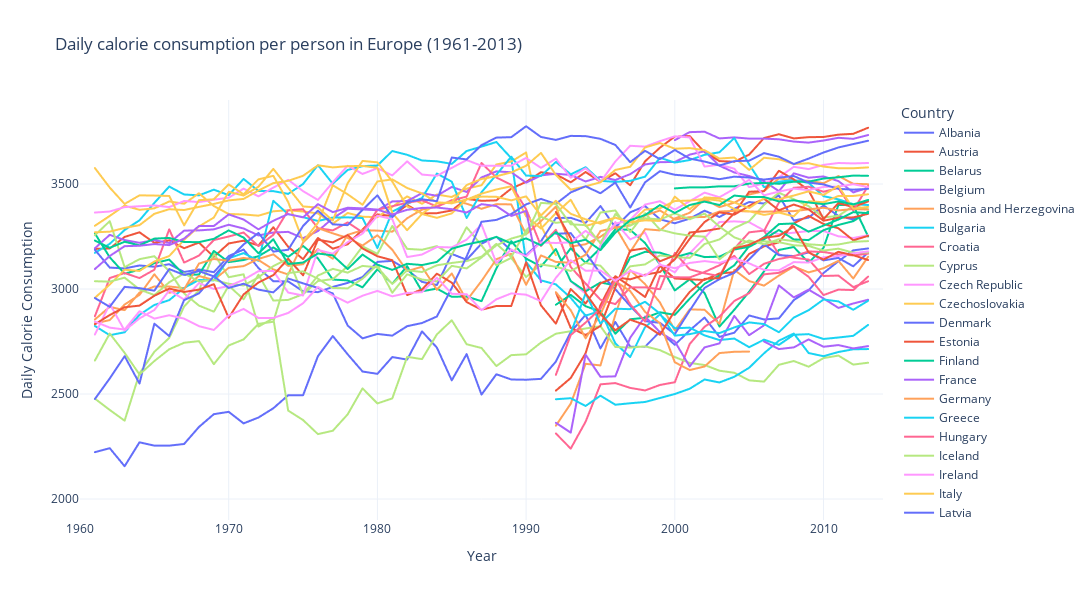

Notebook code for this chart:
### Code cell
calory_consumption_europe = data.query('continent == "Europe"')

fig = px.line(calory_consumption_europe, 
              x="year", 
              y="total", 
              color="country",
              title="Daily calorie consumption per person in Europe (1961-2013)",
              labels={
                  "country": "Country", 
                  "total": "Daily Calorie Consumption", 
                  "year": "Year"
              },
              height=600,
              width=1200,
              template="plotly_white",
             )

fig.update_xaxes(range=[1960, 2014])
fig.update_yaxes(range=[1900, 3900])

fig.show()

### Figure 1 — Plotly figure (JSON) as saved in the notebook; plotly's stock layout.template omitted (floating-point values rounded to 4 significant figures)
{"data": [{"hovertemplate": "Country=Albania<br>Year=%{x}<br>Daily Calorie Consumption=%{y}<extra></extra>", "legendgroup": "Albania", "line": {"color": "#636efa", "dash": "solid"}, "marker": {"symbol": "circle"}, "mode": "lines", "name": "Albania", "showlegend": true, "type": "scattergl", "x": [1961, 1962, 1963, 1964, 1965, 1966, 1967, 1968, 1969, 1970, 1971, 1972, 1973, 1974, 1975, 1976, 1977, 1978, 1979, 1980, 1981, 1982, 1983, 1984, 1985, 1986, 1987, 1988, 1989, 1990, 1991, 1992, 1993, 1994, 1995, 1996, 1997, 1998, 1999, 2000, 2001, 2002, 2003, 2004, 2005, 2006, 2007, 2008, 2009, 2010, 2011, 2012, 2013], "xaxis": "x", "y": [2223, 2242, 2156, 2270, 2254, 2254, 2262, 2343, 2404, 2415, 2360, 2388, 2432, 2494, 2494, 2680, 2776, 2689, 2607, 2596, 2676, 2664, 2798, 2721, 2565, 2690, 2497, 2594, 2569, 2568, 2572, 2654, 2795, 2877, 2717, 2843, 2725, 2725, 2797, 2734, 2803, 2864, 2772, 2792, 2874, 2855, 2860, 2947, 2993, 3076, 3132, 3184, 3193], "yaxis": "y"}, {"hovertemplate": "Country=Austria<br>Year=%{x}<br>Daily Calorie Consumption=%{y}<extra></extra>", "legendgroup": "Austria", "line": {"color": "#EF553B", "dash": "solid"}, "marker": {"symbol": "circle"}, "mode": "lines", "name": "Austria", "showlegend": true, "type": "scattergl", "x": [1961, 1962, 1963, 1964, 1965, 1966, 1967, 1968, 1969, 1970, 1971, 1972, 1973, 1974, 1975, 1976, 1977, 1978, 1979, 1980, 1981, 1982, 1983, 1984, 1985, 1986, 1987, 1988, 1989, 1990, 1991, 1992, 1993, 1994, 1995, 1996, 1997, 1998, 1999, 2000, 2001, 2002, 2003, 2004, 2005, 2006, 2007, 2008, 2009, 2010, 2011, 2012, 2013], "xaxis": "x", "y": [3191, 3193, 3248, 3270, 3220, 3232, 3194, 3221, 3153, 3217, 3230, 3207, 3294, 3201, 3142, 3243, 3192, 3213, 3283, 3355, 3348, 3400, 3360, 3361, 3374, 3429, 3420, 3422, 3478, 3510, 3556, 3546, 3508, 3557, 3510, 3551, 3494, 3608, 3673, 3726, 3728, 3652, 3609, 3606, 3640, 3719, 3737, 3717, 3723, 3724, 3735, 3739, 3768], "yaxis": "y"}, {"hovertemplate": "Country=Belarus<br>Year=%{x}<br>Daily Calorie Consumption=%{y}<extra></extra>", "legendgroup": "Belarus", "line": {"color": "#00cc96", "dash": "solid"}, "marker": {"symbol": "circle"}, "mode": "lines", "name": "Belarus", "showlegend": true, "type": "scattergl", "x": [1992, 1993, 1994, 1995, 1996, 1997, 1998, 1999, 2000, 2001, 2002, 2003, 2004, 2005, 2006, 2007, 2008, 2009, 2010, 2011, 2012, 2013], "xaxis": "x", "y": [3099, 3194, 3125, 3195, 3284, 3282, 3219, 3117, 2993, 3046, 2981, 2821, 2901, 2987, 3084, 3186, 3200, 3126, 3196, 3400, 3400, 3250], "yaxis": "y"}, {"hovertemplate": "Country=Belgium<br>Year=%{x}<br>Daily Calorie Consumption=%{y}<extra></extra>", "legendgroup": "Belgium", "line": {"color": "#ab63fa", "dash": "solid"}, "marker": {"symbol": "circle"}, "mode": "lines", "name": "Belgium", "showlegend": true, "type": "scattergl", "x": [2000, 2001, 2002, 2003, 2004, 2005, 2006, 2007, 2008, 2009, 2010, 2011, 2012, 2013], "xaxis": "x", "y": [3709, 3747, 3749, 3717, 3722, 3716, 3716, 3713, 3702, 3697, 3707, 3720, 3715, 3733], "yaxis": "y"}, {"hovertemplate": "Country=Bosnia and Herzegovina<br>Year=%{x}<br>Daily Calorie Consumption=%{y}<extra></extra>", "legendgroup": "Bosnia and Herzegovina", "line": {"color": "#FFA15A", "dash": "solid"}, "marker": {"symbol": "circle"}, "mode": "lines", "name": "Bosnia and Herzegovina", "showlegend": true, "type": "scattergl", "x": [1992, 1993, 1994, 1995, 1996, 1997, 1998, 1999, 2000, 2001, 2002, 2003, 2004, 2005, 2006, 2007, 2008, 2009, 2010, 2011, 2012, 2013], "xaxis": "x", "y": [2349, 2454, 2644, 2636, 2877, 3090, 3023, 2936, 2803, 2903, 2901, 2834, 3091, 3038, 3016, 3064, 3107, 3079, 3099, 3134, 3050, 3154], "yaxis": "y"}, {"hovertemplate": "Country=Bulgaria<br>Year=%{x}<br>Daily Calorie Consumption=%{y}<extra></extra>", "legendgroup": "Bulgaria", "line": {"color": "#19d3f3", "dash": "solid"}, "marker": {"symbol": "circle"}, "mode": "lines", "name": "Bulgaria", "showlegend": true, "type": "scattergl", "x": [1961, 1962, 1963, 1964, 1965, 1966, 1967, 1968, 1969, 1970, 1971, 1972, 1973, 1974, 1975, 1976, 1977, 1978, 1979, 1980, 1981, 1982, 1983, 1984, 1985, 1986, 1987, 1988, 1989, 1990, 1991, 1992, 1993, 1994, 1995, 1996, 1997, 1998, 1999, 2000, 2001, 2002, 2003, 2004, 2005, 2006, 2007, 2008, 2009, 2010, 2011, 2012, 2013], "xaxis": "x", "y": [3172, 3215, 3281, 3327, 3410, 3488, 3450, 3446, 3473, 3447, 3524, 3467, 3466, 3453, 3500, 3590, 3501, 3567, 3585, 3588, 3657, 3639, 3612, 3608, 3596, 3657, 3678, 3700, 3623, 3129, 3041, 3022, 2958, 2873, 2896, 2741, 2676, 2818, 2879, 2813, 2816, 2779, 2757, 2764, 2723, 2759, 2734, 2782, 2785, 2762, 2769, 2777, 2829], "yaxis": "y"}, {"hovertemplate": "Country=Croatia<br>Year=%{x}<br>Daily Calorie Consumption=%{y}<extra></extra>", "legendgroup": "Croatia", "line": {"color": "#FF6692", "dash": "solid"}, "marker": {"symbol": "circle"}, "mode": "lines", "name": "Croatia", "showlegend": true, "type": "scattergl", "x": [1992, 1993, 1994, 1995, 1996, 1997, 1998, 1999, 2000, 2001, 2002, 2003, 2004, 2005, 2006, 2007, 2008, 2009, 2010, 2011, 2012, 2013], "xaxis": "x", "y": [2312, 2240, 2368, 2546, 2552, 2529, 2517, 2543, 2556, 2738, 2820, 2868, 2943, 2980, 3070, 3077, 3109, 3058, 2971, 2997, 2995, 3059], "yaxis": "y"}, {"hovertemplate": "Country=Cyprus<br>Year=%{x}<br>Daily Calorie Consumption=%{y}<extra></extra>", "legendgroup": "Cyprus", "line": {"color": "#B6E880", "dash": "solid"}, "marker": {"symbol": "circle"}, "mode": "lines", "name": "Cyprus", "showlegend": true, "type": "scattergl", "x": [1961, 1962, 1963, 1964, 1965, 1966, 1967, 1968, 1969, 1970, 1971, 1972, 1973, 1974, 1975, 1976, 1977, 1978, 1979, 1980, 1981, 1982, 1983, 1984, 1985, 1986, 1987, 1988, 1989, 1990, 1991, 1992, 1993, 1994, 1995, 1996, 1997, 1998, 1999, 2000, 2001, 2002, 2003, 2004, 2005, 2006, 2007, 2008, 2009, 2010, 2011, 2012, 2013], "xaxis": "x", "y": [2478, 2424, 2373, 2598, 2701, 2767, 2916, 2994, 3169, 3056, 3070, 2821, 2861, 2421, 2376, 2309, 2325, 2403, 2527, 2455, 2479, 2677, 2666, 2784, 2851, 2737, 2719, 2633, 2685, 2689, 2745, 2787, 2799, 2812, 2823, 2724, 2721, 2727, 2709, 2676, 2648, 2638, 2611, 2601, 2565, 2559, 2639, 2657, 2630, 2671, 2683, 2640, 2649], "yaxis": "y"}, {"hovertemplate": "Country=Czech Republic<br>Year=%{x}<br>Daily Calorie Consumption=%{y}<extra></extra>", "legendgroup": "Czech Republic", "line": {"color": "#FF97FF", "dash": "solid"}, "marker": {"symbol": "circle"}, "mode": "lines", "name": "Czech Republic", "showlegend": true, "type": "scattergl", "x": [1993, 1994, 1995, 1996, 1997, 1998, 1999, 2000, 2001, 2002, 2003, 2004, 2005, 2006, 2007, 2008, 2009, 2010, 2011, 2012, 2013], "xaxis": "x", "y": [3037, 2978, 3209, 3319, 3236, 3269, 3118, 3079, 3170, 3243, 3319, 3322, 3318, 3279, 3261, 3268, 3276, 3276, 3251, 3243, 3256], "yaxis": "y"}, {"hovertemplate": "Country=Czechoslovakia<br>Year=%{x}<br>Daily Calorie Consumption=%{y}<extra></extra>", "legendgroup": "Czechoslovakia", "line": {"color": "#FECB52", "dash": "solid"}, "marker": {"symbol": "circle"}, "mode": "lines", "name": "Czechoslovakia", "showlegend": true, "type": "scattergl", "x": [1961, 1962, 1963, 1964, 1965, 1966, 1967, 1968, 1969, 1970, 1971, 1972, 1973, 1974, 1975, 1976, 1977, 1978, 1979, 1980, 1981, 1982, 1983, 1984, 1985, 1986, 1987, 1988, 1989, 1990, 1991, 1992], "xaxis": "x", "y": [3301, 3348, 3397, 3377, 3384, 3417, 3406, 3456, 3395, 3357, 3355, 3349, 3370, 3375, 3369, 3360, 3311, 3362, 3344, 3342, 3391, 3441, 3406, 3450, 3438, 3478, 3494, 3593, 3607, 3650, 3301, 3161], "yaxis": "y"}, {"hovertemplate": "Country=Denmark<br>Year=%{x}<br>Daily Calorie Consumption=%{y}<extra></extra>", "legendgroup": "Denmark", "line": {"color": "#636efa", "dash": "solid"}, "marker": {"symbol": "circle"}, "mode": "lines", "name": "Denmark", "showlegend": true, "type": "scattergl", "x": [1961, 1962, 1963, 1964, 1965, 1966, 1967, 1968, 1969, 1970, 1971, 1972, 1973, 1974, 1975, 1976, 1977, 1978, 1979, 1980, 1981, 1982, 1983, 1984, 1985, 1986, 1987, 1988, 1989, 1990, 1991, 1992, 1993, 1994, 1995, 1996, 1997, 1998, 1999, 2000, 2001, 2002, 2003, 2004, 2005, 2006, 2007, 2008, 2009, 2010, 2011, 2012, 2013], "xaxis": "x", "y": [3187, 3102, 3098, 3112, 3106, 3118, 3081, 3093, 3080, 3157, 3188, 3100, 3037, 3036, 2989, 2985, 3010, 3029, 3057, 3129, 3134, 3092, 3034, 3019, 3167, 3139, 3216, 3249, 3183, 3161, 3227, 3338, 3339, 3315, 3395, 3294, 3365, 3395, 3332, 3313, 3335, 3373, 3343, 3382, 3414, 3407, 3445, 3326, 3340, 3398, 3348, 3331, 3367], "yaxis": "y"}, {"hovertemplate": "Country=Estonia<br>Year=%{x}<br>Daily Calorie Consumption=%{y}<extra></extra>", "legendgroup": "Estonia", "line": {"color": "#EF553B", "dash": "solid"}, "marker": {"symbol": "circle"}, "mode": "lines", "name": "Estonia", "showlegend": true, "type": "scattergl", "x": [1992, 1993, 1994, 1995, 1996, 1997, 1998, 1999, 2000, 2001, 2002, 2003, 2004, 2005, 2006, 2007, 2008, 2009, 2010, 2011, 2012, 2013], "xaxis": "x", "y": [2516, 2576, 2694, 2923, 3061, 3013, 2962, 3110, 3050, 3046, 3043, 3074, 3080, 3167, 3203, 3222, 3313, 3348, 3310, 3289, 3232, 3253], "yaxis": "y"}, {"hovertemplate": "Country=Finland<br>Year=%{x}<br>Daily Calorie Consumption=%{y}<extra></extra>", "legendgroup": "Finland", "line": {"color": "#00cc96", "dash": "solid"}, "marker": {"symbol": "circle"}, "mode": "lines", "name": "Finland", "showlegend": true, "type": "scattergl", "x": [1961, 1962, 1963, 1964, 1965, 1966, 1967, 1968, 1969, 1970, 1971, 1972, 1973, 1974, 1975, 1976, 1977, 1978, 1979, 1980, 1981, 1982, 1983, 1984, 1985, 1986, 1987, 1988, 1989, 1990, 1991, 1992, 1993, 1994, 1995, 1996, 1997, 1998, 1999, 2000, 2001, 2002, 2003, 2004, 2005, 2006, 2007, 2008, 2009, 2010, 2011, 2012, 2013], "xaxis": "x", "y": [3265, 3151, 3073, 3092, 3123, 3140, 3067, 3069, 3181, 3128, 3138, 3156, 3198, 3153, 3205, 3146, 3045, 3041, 3008, 3094, 3025, 3109, 2989, 3002, 2963, 2964, 2942, 3098, 3228, 3145, 3107, 3190, 3038, 2989, 3031, 3017, 3150, 3177, 3173, 3151, 3171, 3152, 3154, 3188, 3201, 3237, 3281, 3236, 3233, 3280, 3305, 3323, 3368], "yaxis": "y"}, {"hovertemplate": "Country=France<br>Year=%{x}<br>Daily Calorie Consumption=%{y}<extra></extra>", "legendgroup": "France", "line": {"color": "#ab63fa", "dash": "solid"}, "marker": {"symbol": "circle"}, "mode": "lines", "name": "France", "showlegend": true, "type": "scattergl", "x": [1961, 1962, 1963, 1964, 1965, 1966, 1967, 1968, 1969, 1970, 1971, 1972, 1973, 1974, 1975, 1976, 1977, 1978, 1979, 1980, 1981, 1982, 1983, 1984, 1985, 1986, 1987, 1988, 1989, 1990, 1991, 1992, 1993, 1994, 1995, 1996, 1997, 1998, 1999, 2000, 2001, 2002, 2003, 2004, 2005, 2006, 2007, 2008, 2009, 2010, 2011, 2012, 2013], "xaxis": "x", "y": [3194, 3258, 3233, 3220, 3233, 3219, 3278, 3279, 3284, 3306, 3288, 3255, 3269, 3272, 3242, 3276, 3337, 3382, 3379, 3375, 3417, 3419, 3456, 3444, 3486, 3462, 3531, 3560, 3556, 3506, 3541, 3549, 3543, 3512, 3534, 3519, 3547, 3593, 3604, 3605, 3640, 3656, 3587, 3555, 3538, 3513, 3466, 3551, 3530, 3536, 3514, 3460, 3482], "yaxis": "y"}, {"hovertemplate": "Country=Germany<br>Year=%{x}<br>Daily Calorie Consumption=%{y}<extra></extra>", "legendgroup": "Germany", "line": {"color": "#FFA15A", "dash": "solid"}, "marker": {"symbol": "circle"}, "mode": "lines", "name": "Germany", "showlegend": true, "type": "scattergl", "x": [1961, 1962, 1963, 1964, 1965, 1966, 1967, 1968, 1969, 1970, 1971, 1972, 1973, 1974, 1975, 1976, 1977, 1978, 1979, 1980, 1981, 1982, 1983, 1984, 1985, 1986, 1987, 1988, 1989, 1990, 1991, 1992, 1993, 1994, 1995, 1996, 1997, 1998, 1999, 2000, 2001, 2002, 2003, 2004, 2005, 2006, 2007, 2008, 2009, 2010, 2011, 2012, 2013], "xaxis": "x", "y": [2855, 2915, 2899, 2983, 3012, 3012, 3004, 3062, 3043, 3101, 3109, 3143, 3165, 3110, 3118, 3190, 3144, 3258, 3280, 3278, 3273, 3337, 3378, 3391, 3423, 3406, 3382, 3404, 3403, 3261, 3323, 3392, 3202, 3213, 3249, 3297, 3176, 3285, 3279, 3336, 3363, 3427, 3390, 3411, 3450, 3466, 3527, 3517, 3515, 3504, 3538, 3501, 3499], "yaxis": "y"}, {"hovertemplate": "Country=Greece<br>Year=%{x}<br>Daily Calorie Consumption=%{y}<extra></extra>", "legendgroup": "Greece", "line": {"color": "#19d3f3", "dash": "solid"}, "marker": {"symbol": "circle"}, "mode": "lines", "name": "Greece", "showlegend": true, "type": "scattergl", "x": [1961, 1962, 1963, 1964, 1965, 1966, 1967, 1968, 1969, 1970, 1971, 1972, 1973, 1974, 1975, 1976, 1977, 1978, 1979, 1980, 1981, 1982, 1983, 1984, 1985, 1986, 1987, 1988, 1989, 1990, 1991, 1992, 1993, 1994, 1995, 1996, 1997, 1998, 1999, 2000, 2001, 2002, 2003, 2004, 2005, 2006, 2007, 2008, 2009, 2010, 2011, 2012, 2013], "xaxis": "x", "y": [2824, 2780, 2794, 2877, 2924, 2947, 3005, 3043, 3041, 3146, 3171, 3134, 3420, 3356, 3342, 3324, 3340, 3341, 3338, 3195, 3368, 3406, 3433, 3550, 3511, 3338, 3461, 3544, 3630, 3540, 3538, 3605, 3546, 3580, 3515, 3510, 3515, 3535, 3625, 3602, 3614, 3639, 3651, 3719, 3593, 3485, 3511, 3519, 3505, 3442, 3427, 3404, 3400], "yaxis": "y"}, {"hovertemplate": "Country=Hungary<br>Year=%{x}<br>Daily Calorie Consumption=%{y}<extra></extra>", "legendgroup": "Hungary", "line": {"color": "#FF6692", "dash": "solid"}, "marker": {"symbol": "circle"}, "mode": "lines", "name": "Hungary", "showlegend": true, "type": "scattergl", "x": [1961, 1962, 1963, 1964, 1965, 1966, 1967, 1968, 1969, 1970, 1971, 1972, 1973, 1974, 1975, 1976, 1977, 1978, 1979, 1980, 1981, 1982, 1983, 1984, 1985, 1986, 1987, 1988, 1989, 1990, 1991, 1992, 1993, 1994, 1995, 1996, 1997, 1998, 1999, 2000, 2001, 2002, 2003, 2004, 2005, 2006, 2007, 2008, 2009, 2010, 2011, 2012, 2013], "xaxis": "x", "y": [2870, 3052, 3076, 3052, 3092, 3284, 3126, 3159, 3233, 3250, 3269, 3204, 3258, 3375, 3380, 3290, 3279, 3317, 3270, 3377, 3394, 3411, 3422, 3393, 3422, 3440, 3600, 3531, 3496, 3380, 3205, 3282, 3105, 3026, 2949, 2928, 3008, 3008, 2999, 3172, 3094, 3075, 3061, 3192, 3270, 3278, 3164, 3149, 3140, 3062, 3064, 3009, 3037], "yaxis": "y"}, {"hovertemplate": "Country=Iceland<br>Year=%{x}<br>Daily Calorie Consumption=%{y}<extra></extra>", "legendgroup": "Iceland", "line": {"color": "#B6E880", "dash": "solid"}, "marker": {"symbol": "circle"}, "mode": "lines", "name": "Iceland", "showlegend": true, "type": "scattergl", "x": [1961, 1962, 1963, 1964, 1965, 1966, 1967, 1968, 1969, 1970, 1971, 1972, 1973, 1974, 1975, 1976, 1977, 1978, 1979, 1980, 1981, 1982, 1983, 1984, 1985, 1986, 1987, 1988, 1989, 1990, 1991, 1992, 1993, 1994, 1995, 1996, 1997, 1998, 1999, 2000, 2001, 2002, 2003, 2004, 2005, 2006, 2007, 2008, 2009, 2010, 2011, 2012, 2013], "xaxis": "x", "y": [3256, 3323, 3104, 3142, 3156, 3085, 2979, 2921, 2892, 3016, 2951, 3068, 2945, 2948, 2975, 3038, 3047, 3108, 3203, 3167, 3300, 3191, 3187, 3204, 3163, 3294, 3208, 3113, 3148, 3057, 3117, 3106, 3086, 3124, 3111, 3032, 3108, 3117, 3160, 3152, 3148, 3214, 3236, 3290, 3323, 3401, 3458, 3428, 3394, 3341, 3348, 3396, 3380], "yaxis": "y"}, {"hovertemplate": "Country=Ireland<br>Year=%{x}<br>Daily Calorie Consumption=%{y}<extra></extra>", "legendgroup": "Ireland", "line": {"color": "#FF97FF", "dash": "solid"}, "marker": {"symbol": "circle"}, "mode": "lines", "name": "Ireland", "showlegend": true, "type": "scattergl", "x": [1961, 1962, 1963, 1964, 1965, 1966, 1967, 1968, 1969, 1970, 1971, 1972, 1973, 1974, 1975, 1976, 1977, 1978, 1979, 1980, 1981, 1982, 1983, 1984, 1985, 1986, 1987, 1988, 1989, 1990, 1991, 1992, 1993, 1994, 1995, 1996, 1997, 1998, 1999, 2000, 2001, 2002, 2003, 2004, 2005, 2006, 2007, 2008, 2009, 2010, 2011, 2012, 2013], "xaxis": "x", "y": [3364, 3369, 3390, 3394, 3398, 3390, 3419, 3414, 3425, 3435, 3478, 3441, 3483, 3520, 3466, 3424, 3508, 3587, 3548, 3575, 3541, 3608, 3545, 3539, 3577, 3614, 3587, 3587, 3587, 3624, 3577, 3621, 3530, 3575, 3510, 3607, 3682, 3678, 3704, 3727, 3722, 3583, 3592, 3573, 3485, 3503, 3532, 3582, 3571, 3591, 3600, 3598, 3600], "yaxis": "y"}, {"hovertemplate": "Country=Italy<br>Year=%{x}<br>Daily Calorie Consumption=%{y}<extra></extra>", "legendgroup": "Italy", "line": {"color": "#FECB52", "dash": "solid"}, "marker": {"symbol": "circle"}, "mode": "lines", "name": "Italy", "showlegend": true, "type": "scattergl", "x": [1961, 1962, 1963, 1964, 1965, 1966, 1967, 1968, 1969, 1970, 1971, 1972, 1973, 1974, 1975, 1976, 1977, 1978, 1979, 1980, 1981, 1982, 1983, 1984, 1985, 1986, 1987, 1988, 1989, 1990, 1991, 1992, 1993, 1994, 1995, 1996, 1997, 1998, 1999, 2000, 2001, 2002, 2003, 2004, 2005, 2006, 2007, 2008, 2009, 2010, 2011, 2012, 2013], "xaxis": "x", "y": [2958, 3021, 3092, 3086, 3131, 3157, 3234, 3298, 3340, 3463, 3445, 3487, 3572, 3482, 3393, 3388, 3326, 3504, 3610, 3603, 3512, 3393, 3359, 3407, 3414, 3495, 3524, 3537, 3555, 3587, 3648, 3543, 3473, 3489, 3508, 3567, 3582, 3674, 3695, 3668, 3671, 3661, 3621, 3626, 3567, 3625, 3618, 3595, 3599, 3583, 3575, 3575, 3579], "yaxis": "y"}, {"hovertemplate": "Country=Latvia<br>Year=%{x}<br>Daily Calorie Consumption=%{y}<extra></extra>", "legendgroup": "Latvia", "line": {"color": "#636efa", "dash": "solid"}, "marker": {"symbol": "circle"}, "mode": "lines", "name": "Latvia", "showlegend": true, "type": "scattergl", "x": [1992, 1993, 1994, 1995, 1996, 1997, 1998, 1999, 2000, 2001, 2002, 2003, 2004, 2005, 2006, 2007, 2008, 2009, 2010, 2011, 2012, 2013], "xaxis": "x", "y": [3263, 3266, 3174, 3073, 2999, 2919, 2847, 2839, 2785, 2897, 3005, 3047, 3077, 3141, 3213, 3161, 3157, 3174, 3136, 3148, 3108, 3174], "yaxis": "y"}, {"hovertemplate": "Country=Lithuania<br>Year=%{x}<br>Daily Calorie Consumption=%{y}<extra></extra>", "legendgroup": "Lithuania", "line": {"color": "#EF553B", "dash": "solid"}, "marker": {"symbol": "circle"}, "mode": "lines", "name": "Lithuania", "showlegend": true, "type": "scattergl", "x": [1992, 1993, 1994, 1995, 1996, 1997, 1998, 1999, 2000, 2001, 2002, 2003, 2004, 2005, 2006, 2007, 2008, 2009, 2010, 2011, 2012, 2013], "xaxis": "x", "y": [2984, 2815, 2781, 2824, 3007, 3183, 3194, 3132, 3160, 3269, 3276, 3288, 3361, 3463, 3466, 3563, 3522, 3470, 3333, 3409, 3390, 3417], "yaxis": "y"}, {"hovertemplate": "Country=Luxembourg<br>Year=%{x}<br>Daily Calorie Consumption=%{y}<extra></extra>", "legendgroup": "Luxembourg", "line": {"color": "#00cc96", "dash": "solid"}, "marker": {"symbol": "circle"}, "mode": "lines", "name": "Luxembourg", "showlegend": true, "type": "scattergl", "x": [2000, 2001, 2002, 2003, 2004, 2005, 2006, 2007, 2008, 2009, 2010, 2011, 2012, 2013], "xaxis": "x", "y": [3479, 3484, 3484, 3489, 3489, 3502, 3505, 3501, 3511, 3511, 3526, 3532, 3540, 3539], "yaxis": "y"}, {"hovertemplate": "Country=Macedonia<br>Year=%{x}<br>Daily Calorie Consumption=%{y}<extra></extra>", "legendgroup": "Macedonia", "line": {"color": "#ab63fa", "dash": "solid"}, "marker": {"symbol": "circle"}, "mode": "lines", "name": "Macedonia", "showlegend": true, "type": "scattergl", "x": [1992, 1993, 1994, 1995, 1996, 1997, 1998, 1999, 2000, 2001, 2002, 2003, 2004, 2005, 2006, 2007, 2008, 2009, 2010, 2011, 2012, 2013], "xaxis": "x", "y": [2363, 2316, 2687, 2582, 2584, 2768, 2869, 2794, 2750, 2631, 2722, 2741, 2872, 2780, 2827, 3017, 2960, 2997, 2955, 2910, 2931, 2949], "yaxis": "y"}, {"hovertemplate": "Country=Malta<br>Year=%{x}<br>Daily Calorie Consumption=%{y}<extra></extra>", "legendgroup": "Malta", "line": {"color": "#FFA15A", "dash": "solid"}, "marker": {"symbol": "circle"}, "mode": "lines", "name": "Malta", "showlegend": true, "type": "scattergl", "x": [1961, 1962, 1963, 1964, 1965, 1966, 1967, 1968, 1969, 1970, 1971, 1972, 1973, 1974, 1975, 1976, 1977, 1978, 1979, 1980, 1981, 1982, 1983, 1984, 1985, 1986, 1987, 1988, 1989, 1990, 1991, 1992, 1993, 1994, 1995, 1996, 1997, 1998, 1999, 2000, 2001, 2002, 2003, 2004, 2005, 2006, 2007, 2008, 2009, 2010, 2011, 2012, 2013], "xaxis": "x", "y": [2836, 2852, 2926, 2972, 3070, 2982, 2998, 3121, 3143, 3134, 3148, 3138, 3093, 3069, 3221, 3290, 3265, 3243, 3207, 3256, 3187, 3085, 3106, 2996, 3074, 2945, 3038, 3142, 3168, 3020, 3160, 3129, 3125, 3163, 3276, 3293, 3302, 3350, 3374, 3331, 3342, 3343, 3369, 3372, 3369, 3368, 3370, 3371, 3379, 3387, 3374, 3381, 3378], "yaxis": "y"}, {"hovertemplate": "Country=Moldova<br>Year=%{x}<br>Daily Calorie Consumption=%{y}<extra></extra>", "legendgroup": "Moldova", "line": {"color": "#19d3f3", "dash": "solid"}, "marker": {"symbol": "circle"}, "mode": "lines", "name": "Moldova", "showlegend": true, "type": "scattergl", "x": [1992, 1993, 1994, 1995, 1996, 1997, 1998, 1999, 2000, 2001, 2002, 2003, 2004, 2005, 2006, 2007, 2008, 2009, 2010, 2011, 2012, 2013], "xaxis": "x", "y": [2475, 2480, 2443, 2492, 2449, 2456, 2462, 2481, 2500, 2525, 2569, 2555, 2582, 2625, 2694, 2754, 2788, 2695, 2680, 2700, 2713, 2714], "yaxis": "y"}, {"hovertemplate": "Country=Montenegro<br>Year=%{x}<br>Daily Calorie Consumption=%{y}<extra></extra>", "legendgroup": "Montenegro", "line": {"color": "#FF6692", "dash": "solid"}, "marker": {"symbol": "circle"}, "mode": "lines", "name": "Montenegro", "showlegend": true, "type": "scattergl", "x": [2006, 2007, 2008, 2009, 2010, 2011, 2012, 2013], "xaxis": "x", "y": [3276, 3411, 3482, 3487, 3463, 3481, 3374, 3491], "yaxis": "y"}, {"hovertemplate": "Country=Netherlands<br>Year=%{x}<br>Daily Calorie Consumption=%{y}<extra></extra>", "legendgroup": "Netherlands", "line": {"color": "#B6E880", "dash": "solid"}, "marker": {"symbol": "circle"}, "mode": "lines", "name": "Netherlands", "showlegend": true, "type": "scattergl", "x": [1961, 1962, 1963, 1964, 1965, 1966, 1967, 1968, 1969, 1970, 1971, 1972, 1973, 1974, 1975, 1976, 1977, 1978, 1979, 1980, 1981, 1982, 1983, 1984, 1985, 1986, 1987, 1988, 1989, 1990, 1991, 1992, 1993, 1994, 1995, 1996, 1997, 1998, 1999, 2000, 2001, 2002, 2003, 2004, 2005, 2006, 2007, 2008, 2009, 2010, 2011, 2012, 2013], "xaxis": "x", "y": [3037, 3035, 3054, 2998, 2971, 3032, 3074, 3036, 3043, 3025, 3017, 3055, 3109, 3144, 2974, 3064, 3096, 3078, 3110, 3103, 3024, 3089, 3081, 3113, 3124, 3133, 3154, 3215, 3152, 3280, 3344, 3315, 3323, 3236, 3364, 3374, 3271, 3361, 3283, 3265, 3254, 3249, 3141, 3197, 3231, 3213, 3237, 3228, 3213, 3208, 3212, 3225, 3228], "yaxis": "y"}, {"hovertemplate": "Country=Norway<br>Year=%{x}<br>Daily Calorie Consumption=%{y}<extra></extra>", "legendgroup": "Norway", "line": {"color": "#FF97FF", "dash": "solid"}, "marker": {"symbol": "circle"}, "mode": "lines", "name": "Norway", "showlegend": true, "type": "scattergl", "x": [1961, 1962, 1963, 1964, 1965, 1966, 1967, 1968, 1969, 1970, 1971, 1972, 1973, 1974, 1975, 1976, 1977, 1978, 1979, 1980, 1981, 1982, 1983, 1984, 1985, 1986, 1987, 1988, 1989, 1990, 1991, 1992, 1993, 1994, 1995, 1996, 1997, 1998, 1999, 2000, 2001, 2002, 2003, 2004, 2005, 2006, 2007, 2008, 2009, 2010, 2011, 2012, 2013], "xaxis": "x", "y": [2783, 2929, 2802, 2860, 2900, 2993, 2950, 3028, 3000, 3014, 3044, 3085, 3086, 2983, 2969, 3186, 3168, 3223, 3264, 3349, 3333, 3152, 3164, 3200, 3198, 3235, 3307, 3124, 3188, 3156, 3222, 3219, 3222, 3277, 3224, 3311, 3329, 3402, 3418, 3378, 3418, 3459, 3437, 3477, 3520, 3446, 3464, 3478, 3471, 3486, 3488, 3499, 3485], "yaxis": "y"}, {"hovertemplate": "Country=Poland<br>Year=%{x}<br>Daily Calorie Consumption=%{y}<extra></extra>", "legendgroup": "Poland", "line": {"color": "#FECB52", "dash": "solid"}, "marker": {"symbol": "circle"}, "mode": "lines", "name": "Poland", "showlegend": true, "type": "scattergl", "x": [1961, 1962, 1963, 1964, 1965, 1966, 1967, 1968, 1969, 1970, 1971, 1972, 1973, 1974, 1975, 1976, 1977, 1978, 1979, 1980, 1981, 1982, 1983, 1984, 1985, 1986, 1987, 1988, 1989, 1990, 1991, 1992, 1993, 1994, 1995, 1996, 1997, 1998, 1999, 2000, 2001, 2002, 2003, 2004, 2005, 2006, 2007, 2008, 2009, 2010, 2011, 2012, 2013], "xaxis": "x", "y": [3270, 3273, 3291, 3304, 3358, 3380, 3376, 3391, 3405, 3422, 3429, 3469, 3504, 3515, 3539, 3589, 3579, 3585, 3586, 3577, 3362, 3280, 3357, 3339, 3360, 3426, 3454, 3474, 3489, 3347, 3288, 3361, 3425, 3300, 3320, 3340, 3316, 3378, 3384, 3419, 3421, 3429, 3421, 3380, 3370, 3353, 3364, 3346, 3418, 3413, 3443, 3443, 3451], "yaxis": "y"}, {"hovertemplate": "Country=Portugal<br>Year=%{x}<br>Daily Calorie Consumption=%{y}<extra></extra>", "legendgroup": "Portugal", "line": {"color": "#636efa", "dash": "solid"}, "marker": {"symbol": "circle"}, "mode": "lines", "name": "Portugal", "showlegend": true, "type": "scattergl", "x": [1961, 1962, 1963, 1964, 1965, 1966, 1967, 1968, 1969, 1970, 1971, 1972, 1973, 1974, 1975, 1976, 1977, 1978, 1979, 1980, 1981, 1982, 1983, 1984, 1985, 1986, 1987, 1988, 1989, 1990, 1991, 1992, 1993, 1994, 1995, 1996, 1997, 1998, 1999, 2000, 2001, 2002, 2003, 2004, 2005, 2006, 2007, 2008, 2009, 2010, 2011, 2012, 2013], "xaxis": "x", "y": [2476, 2574, 2680, 2550, 2835, 2776, 2947, 2979, 3061, 3005, 3025, 2997, 2984, 3050, 3027, 3005, 2979, 2826, 2765, 2786, 2778, 2823, 2838, 2869, 3005, 3155, 3320, 3329, 3357, 3403, 3429, 3405, 3460, 3489, 3456, 3507, 3388, 3508, 3561, 3544, 3538, 3534, 3523, 3535, 3531, 3521, 3530, 3538, 3507, 3498, 3477, 3473, 3477], "yaxis": "y"}, {"hovertemplate": "Country=Romania<br>Year=%{x}<br>Daily Calorie Consumption=%{y}<extra></extra>", "legendgroup": "Romania", "line": {"color": "#EF553B", "dash": "solid"}, "marker": {"symbol": "circle"}, "mode": "lines", "name": "Romania", "showlegend": true, "type": "scattergl", "x": [1961, 1962, 1963, 1964, 1965, 1966, 1967, 1968, 1969, 1970, 1971, 1972, 1973, 1974, 1975, 1976, 1977, 1978, 1979, 1980, 1981, 1982, 1983, 1984, 1985, 1986, 1987, 1988, 1989, 1990, 1991, 1992, 1993, 1994, 1995, 1996, 1997, 1998, 1999, 2000, 2001, 2002, 2003, 2004, 2005, 2006, 2007, 2008, 2009, 2010, 2011, 2012, 2013], "xaxis": "x", "y": [2832, 2876, 2913, 2921, 2968, 3002, 2986, 2997, 3023, 2863, 2974, 3031, 3066, 3144, 3065, 3235, 3222, 3257, 3193, 3156, 3137, 2971, 2998, 3073, 3030, 2938, 2901, 2919, 2919, 3127, 2922, 2835, 3000, 2931, 3027, 3056, 3046, 3068, 3081, 3141, 3239, 3319, 3365, 3354, 3396, 3430, 3375, 3402, 3379, 3325, 3339, 3341, 3358], "yaxis": "y"}, {"hovertemplate": "Country=Russia<br>Year=%{x}<br>Daily Calorie Consumption=%{y}<extra></extra>", "legendgroup": "Russia", "line": {"color": "#00cc96", "dash": "solid"}, "marker": {"symbol": "circle"}, "mode": "lines", "name": "Russia", "showlegend": true, "type": "scattergl", "x": [1992, 1993, 1994, 1995, 1996, 1997, 1998, 1999, 2000, 2001, 2002, 2003, 2004, 2005, 2006, 2007, 2008, 2009, 2010, 2011, 2012, 2013], "xaxis": "x", "y": [2925, 2972, 2918, 2893, 2787, 2856, 2863, 2889, 2877, 2954, 3025, 3064, 3113, 3204, 3247, 3309, 3312, 3273, 3302, 3331, 3366, 3361], "yaxis": "y"}, {"hovertemplate": "Country=Serbia<br>Year=%{x}<br>Daily Calorie Consumption=%{y}<extra></extra>", "legendgroup": "Serbia", "line": {"color": "#ab63fa", "dash": "solid"}, "marker": {"symbol": "circle"}, "mode": "lines", "name": "Serbia", "showlegend": true, "type": "scattergl", "x": [2006, 2007, 2008, 2009, 2010, 2011, 2012, 2013], "xaxis": "x", "y": [2750, 2714, 2722, 2760, 2725, 2733, 2717, 2728], "yaxis": "y"}, {"hovertemplate": "Country=Serbia and Montenegro<br>Year=%{x}<br>Daily Calorie Consumption=%{y}<extra></extra>", "legendgroup": "Serbia and Montenegro", "line": {"color": "#FFA15A", "dash": "solid"}, "marker": {"symbol": "circle"}, "mode": "lines", "name": "Serbia and Montenegro", "showlegend": true, "type": "scattergl", "x": [1992, 1993, 1994, 1995, 1996, 1997, 1998, 1999, 2000, 2001, 2002, 2003, 2004, 2005], "xaxis": "x", "y": [2985, 2899, 2765, 2879, 3037, 2990, 2891, 2837, 2651, 2614, 2631, 2695, 2701, 2702], "yaxis": "y"}, {"hovertemplate": "Country=Slovakia<br>Year=%{x}<br>Daily Calorie Consumption=%{y}<extra></extra>", "legendgroup": "Slovakia", "line": {"color": "#19d3f3", "dash": "solid"}, "marker": {"symbol": "circle"}, "mode": "lines", "name": "Slovakia", "showlegend": true, "type": "scattergl", "x": [1993, 1994, 1995, 1996, 1997, 1998, 1999, 2000, 2001, 2002, 2003, 2004, 2005, 2006, 2007, 2008, 2009, 2010, 2011, 2012, 2013], "xaxis": "x", "y": [2790, 2979, 2835, 2906, 2904, 2939, 2883, 2778, 2785, 2800, 2790, 2817, 2841, 2833, 2794, 2864, 2899, 2950, 2941, 2901, 2944], "yaxis": "y"}, {"hovertemplate": "Country=Slovenia<br>Year=%{x}<br>Daily Calorie Consumption=%{y}<extra></extra>", "legendgroup": "Slovenia", "line": {"color": "#FF6692", "dash": "solid"}, "marker": {"symbol": "circle"}, "mode": "lines", "name": "Slovenia", "showlegend": true, "type": "scattergl", "x": [1992, 1993, 1994, 1995, 1996, 1997, 1998, 1999, 2000, 2001, 2002, 2003, 2004, 2005, 2006, 2007, 2008, 2009, 2010, 2011, 2012, 2013], "xaxis": "x", "y": [2591, 2781, 2840, 2907, 3048, 2927, 2845, 3062, 3056, 3055, 3081, 3113, 3158, 3071, 3120, 3143, 3156, 3179, 3176, 3165, 3160, 3168], "yaxis": "y"}, {"hovertemplate": "Country=Spain<br>Year=%{x}<br>Daily Calorie Consumption=%{y}<extra></extra>", "legendgroup": "Spain", "line": {"color": "#B6E880", "dash": "solid"}, "marker": {"symbol": "circle"}, "mode": "lines", "name": "Spain", "showlegend": true, "type": "scattergl", "x": [1961, 1962, 1963, 1964, 1965, 1966, 1967, 1968, 1969, 1970, 1971, 1972, 1973, 1974, 1975, 1976, 1977, 1978, 1979, 1980, 1981, 1982, 1983, 1984, 1985, 1986, 1987, 1988, 1989, 1990, 1991, 1992, 1993, 1994, 1995, 1996, 1997, 1998, 1999, 2000, 2001, 2002, 2003, 2004, 2005, 2006, 2007, 2008, 2009, 2010, 2011, 2012, 2013], "xaxis": "x", "y": [2659, 2788, 2696, 2593, 2657, 2713, 2744, 2752, 2642, 2731, 2760, 2834, 2844, 3076, 3084, 3049, 3005, 3003, 3049, 3116, 2982, 3070, 3045, 3036, 3110, 3098, 3150, 3208, 3240, 3260, 3410, 3405, 3308, 3304, 3217, 3357, 3302, 3337, 3331, 3360, 3332, 3359, 3297, 3246, 3220, 3227, 3223, 3208, 3205, 3183, 3192, 3173, 3174], "yaxis": "y"}, {"hovertemplate": "Country=Sweden<br>Year=%{x}<br>Daily Calorie Consumption=%{y}<extra></extra>", "legendgroup": "Sweden", "line": {"color": "#FF97FF", "dash": "solid"}, "marker": {"symbol": "circle"}, "mode": "lines", "name": "Sweden", "showlegend": true, "type": "scattergl", "x": [1961, 1962, 1963, 1964, 1965, 1966, 1967, 1968, 1969, 1970, 1971, 1972, 1973, 1974, 1975, 1976, 1977, 1978, 1979, 1980, 1981, 1982, 1983, 1984, 1985, 1986, 1987, 1988, 1989, 1990, 1991, 1992, 1993, 1994, 1995, 1996, 1997, 1998, 1999, 2000, 2001, 2002, 2003, 2004, 2005, 2006, 2007, 2008, 2009, 2010, 2011, 2012, 2013], "xaxis": "x", "y": [2845, 2816, 2807, 2894, 2859, 2875, 2859, 2823, 2805, 2874, 2905, 2862, 2862, 2886, 2932, 3010, 2969, 2935, 2968, 2991, 2965, 2981, 2985, 3054, 2977, 2975, 2899, 2951, 2979, 2973, 2942, 3053, 3137, 3087, 3088, 3039, 3087, 3063, 3115, 3099, 3124, 3133, 3124, 3147, 3122, 3091, 3089, 3128, 3126, 3151, 3157, 3170, 3179], "yaxis": "y"}, {"hovertemplate": "Country=Switzerland<br>Year=%{x}<br>Daily Calorie Consumption=%{y}<extra></extra>", "legendgroup": "Switzerland", "line": {"color": "#FECB52", "dash": "solid"}, "marker": {"symbol": "circle"}, "mode": "lines", "name": "Switzerland", "showlegend": true, "type": "scattergl", "x": [1961, 1962, 1963, 1964, 1965, 1966, 1967, 1968, 1969, 1970, 1971, 1972, 1973, 1974, 1975, 1976, 1977, 1978, 1979, 1980, 1981, 1982, 1983, 1984, 1985, 1986, 1987, 1988, 1989, 1990, 1991, 1992, 1993, 1994, 1995, 1996, 1997, 1998, 1999, 2000, 2001, 2002, 2003, 2004, 2005, 2006, 2007, 2008, 2009, 2010, 2011, 2012, 2013], "xaxis": "x", "y": [3576, 3483, 3405, 3446, 3445, 3443, 3303, 3423, 3427, 3498, 3451, 3522, 3539, 3414, 3227, 3315, 3494, 3451, 3401, 3512, 3522, 3481, 3455, 3413, 3408, 3427, 3440, 3439, 3422, 3441, 3350, 3420, 3358, 3332, 3311, 3340, 3318, 3327, 3324, 3440, 3380, 3436, 3432, 3412, 3386, 3432, 3428, 3445, 3465, 3448, 3491, 3382, 3391], "yaxis": "y"}, {"hovertemplate": "Country=Turkey<br>Year=%{x}<br>Daily Calorie Consumption=%{y}<extra></extra>", "legendgroup": "Turkey", "line": {"color": "#636efa", "dash": "solid"}, "marker": {"symbol": "circle"}, "mode": "lines", "name": "Turkey", "showlegend": true, "type": "scattergl", "x": [1961, 1962, 1963, 1964, 1965, 1966, 1967, 1968, 1969, 1970, 1971, 1972, 1973, 1974, 1975, 1976, 1977, 1978, 1979, 1980, 1981, 1982, 1983, 1984, 1985, 1986, 1987, 1988, 1989, 1990, 1991, 1992, 1993, 1994, 1995, 1996, 1997, 1998, 1999, 2000, 2001, 2002, 2003, 2004, 2005, 2006, 2007, 2008, 2009, 2010, 2011, 2012, 2013], "xaxis": "x", "y": [2957, 2915, 3010, 3004, 2992, 3095, 3067, 3085, 3060, 3141, 3212, 3267, 3178, 3187, 3300, 3373, 3308, 3304, 3377, 3446, 3342, 3414, 3427, 3418, 3626, 3617, 3685, 3721, 3723, 3775, 3724, 3710, 3729, 3728, 3715, 3686, 3604, 3658, 3618, 3662, 3621, 3607, 3588, 3609, 3611, 3647, 3630, 3595, 3621, 3650, 3674, 3690, 3706], "yaxis": "y"}, {"hovertemplate": "Country=Ukraine<br>Year=%{x}<br>Daily Calorie Consumption=%{y}<extra></extra>", "legendgroup": "Ukraine", "line": {"color": "#EF553B", "dash": "solid"}, "marker": {"symbol": "circle"}, "mode": "lines", "name": "Ukraine", "showlegend": true, "type": "scattergl", "x": [1992, 1993, 1994, 1995, 1996, 1997, 1998, 1999, 2000, 2001, 2002, 2003, 2004, 2005, 2006, 2007, 2008, 2009, 2010, 2011, 2012, 2013], "xaxis": "x", "y": [3367, 3242, 2980, 2881, 2803, 2854, 2829, 2782, 2896, 2986, 3048, 3052, 3194, 3210, 3244, 3253, 3297, 3174, 3140, 3177, 3161, 3138], "yaxis": "y"}, {"hovertemplate": "Country=United Kingdom<br>Year=%{x}<br>Daily Calorie Consumption=%{y}<extra></extra>", "legendgroup": "United Kingdom", "line": {"color": "#00cc96", "dash": "solid"}, "marker": {"symbol": "circle"}, "mode": "lines", "name": "United Kingdom", "showlegend": true, "type": "scattergl", "x": [1961, 1962, 1963, 1964, 1965, 1966, 1967, 1968, 1969, 1970, 1971, 1972, 1973, 1974, 1975, 1976, 1977, 1978, 1979, 1980, 1981, 1982, 1983, 1984, 1985, 1986, 1987, 1988, 1989, 1990, 1991, 1992, 1993, 1994, 1995, 1996, 1997, 1998, 1999, 2000, 2001, 2002, 2003, 2004, 2005, 2006, 2007, 2008, 2009, 2010, 2011, 2012, 2013], "xaxis": "x", "y": [3231, 3196, 3225, 3208, 3240, 3243, 3224, 3223, 3239, 3279, 3245, 3170, 3237, 3119, 3126, 3169, 3160, 3095, 3164, 3116, 3091, 3120, 3114, 3129, 3192, 3212, 3227, 3248, 3217, 3241, 3208, 3271, 3218, 3235, 3185, 3268, 3328, 3352, 3400, 3362, 3400, 3416, 3400, 3445, 3438, 3438, 3417, 3422, 3412, 3404, 3417, 3403, 3424], "yaxis": "y"}, {"hovertemplate": "Country=USSR<br>Year=%{x}<br>Daily Calorie Consumption=%{y}<extra></extra>", "legendgroup": "USSR", "line": {"color": "#ab63fa", "dash": "solid"}, "marker": {"symbol": "circle"}, "mode": "lines", "name": "USSR", "showlegend": true, "type": "scattergl", "x": [1961, 1962, 1963, 1964, 1965, 1966, 1967, 1968, 1969, 1970, 1971, 1972, 1973, 1974, 1975, 1976, 1977, 1978, 1979, 1980, 1981, 1982, 1983, 1984, 1985, 1986, 1987, 1988, 1989, 1990, 1991], "xaxis": "x", "y": [3095, 3157, 3204, 3206, 3214, 3209, 3240, 3300, 3300, 3355, 3331, 3284, 3325, 3357, 3341, 3404, 3366, 3387, 3384, 3378, 3355, 3377, 3386, 3388, 3380, 3364, 3404, 3395, 3348, 3372, 3032], "yaxis": "y"}], "layout": {"height": 600, "legend": {"title": {"text": "Country"}, "tracegroupgap": 0}, "title": {"text": "Daily calorie consumption per person in Europe (1961-2013)"}, "width": 1200, "xaxis": {"anchor": "y", "domain": [0, 1], "range": [1960, 2014], "title": {"text": "Year"}, "type": "linear"}, "yaxis": {"anchor": "x", "domain": [0, 1], "range": [1900, 3900], "title": {"text": "Daily Calorie Consumption"}, "type": "linear"}}}
